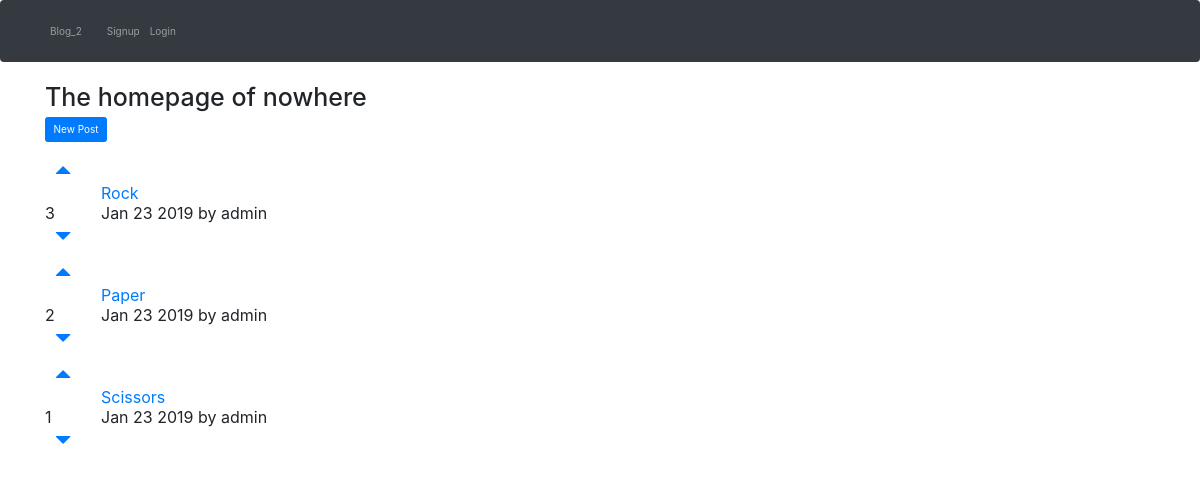
The app's page /, older data.
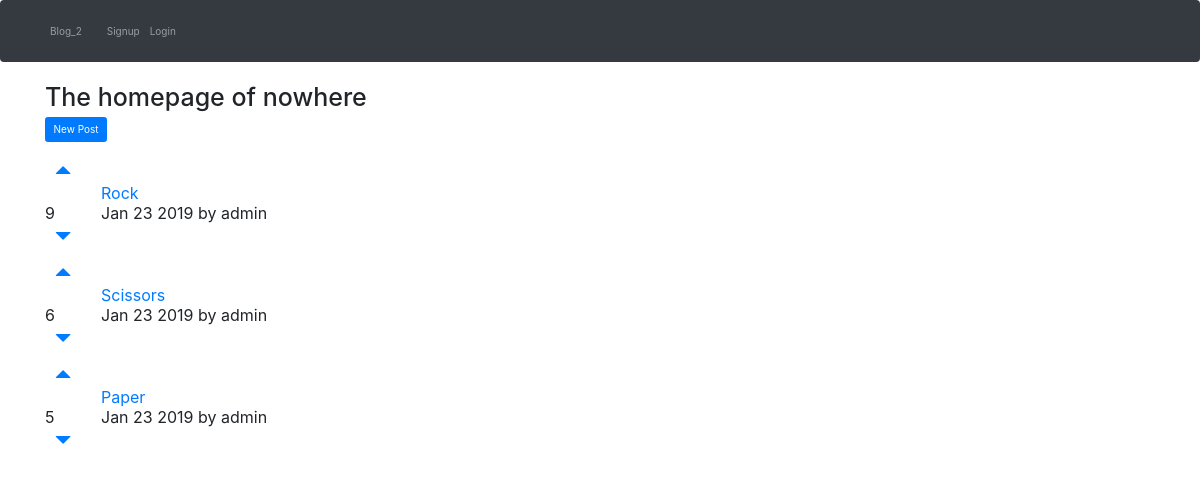
The same page, newer data.
### posts/models.py (models this page shows)
class Post(models.Model):
    title = models.CharField(max_length=200)
    url = models.CharField(max_length=2000)
    pub_date = models.DateTimeField()
    author = models.ForeignKey(User, on_delete=models.DO_NOTHING,)
    votes_total = models.IntegerField(default=1)
    def pub_date_pretty(self):
        return self.pub_date.strftime('%b %e %Y')

### posts/views.py (the view)
# urls.py: 2. Add a URL to urlpatterns:  path('', views.home, name='home')
def home(request):
    posts = Post.objects.order_by('-votes_total')
    return render(request, 'posts/home.html', {'posts':posts})

### posts/templates/posts/home.html (shortened to what this page needs)
<link rel="stylesheet" href="https://maxcdn.bootstrapcdn.com/bootstrap/3.3.7/css/bootstrap.min.css">
{% extends 'base.html' %}
{% block content %}
<h1>The homepage of nowhere</h1>
<a class="btn btn-primary" href="{% url 'posts:create' %}">New Post</a>
<br/>
<br/>
{% for post in posts.all %}
<table>
<tr>
    <td style="padding-right: 20px;"><a class="nav-link" href="#" onclick="document.getElementById('upvote{{ post.id }}').submit()"><span class="glyphicon glyphicon-triangle-top" aria-hidden="true"></span></a><br/>{{ post.votes_total }}<br/><a class="nav-link" href="#" onclick="document.getElementById('downvote{{ post.id }}').submit()"><span class="glyphicon glyphicon-triangle-bottom" aria-hidden="true"></span></a></td>
    <td><a href="{{ post.url }}">{{ post.title }}</a><br/>{{ post.pub_date_pretty }} by {{ post.author.username }}</td>
</tr>
</table>
{% endfor %}
{% endblock %}

Row changes from the older to the newer data that the page shows:
changed Post "Rock": votes_total "3" → "9"
changed Post "Scissors": votes_total "1" → "6"; moves up the list
changed Post "Paper": votes_total "2" → "5"
